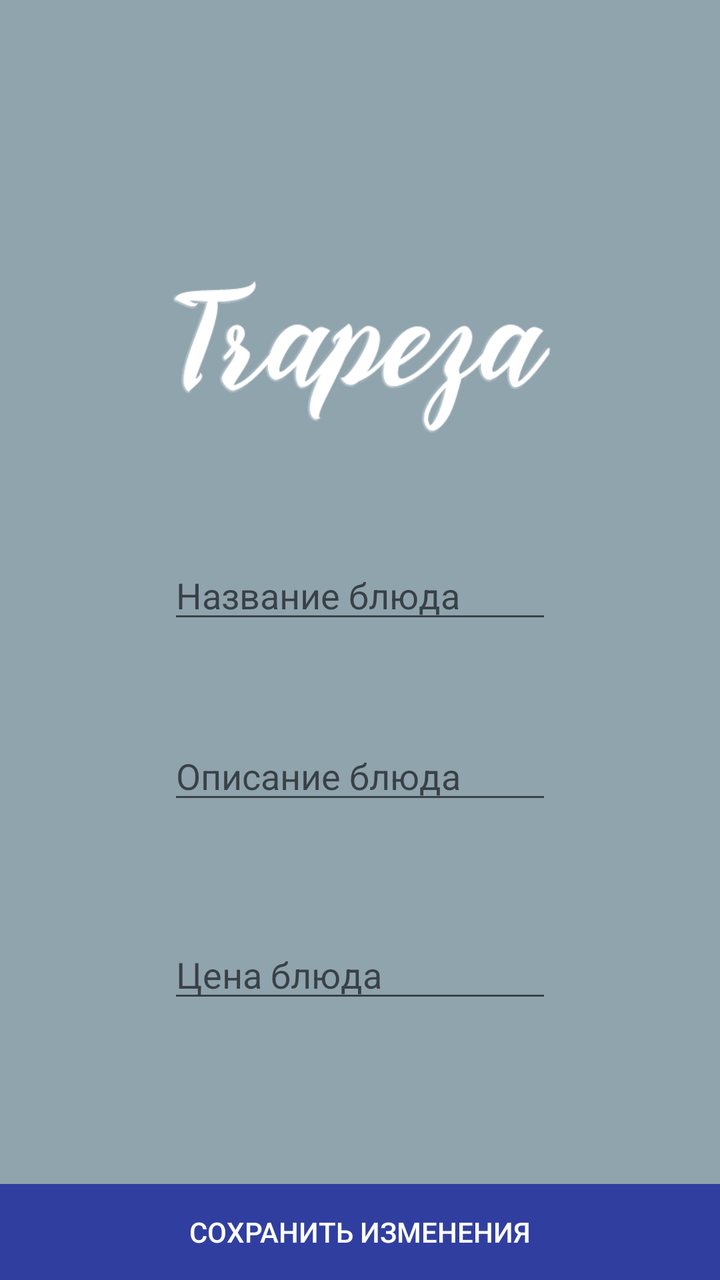
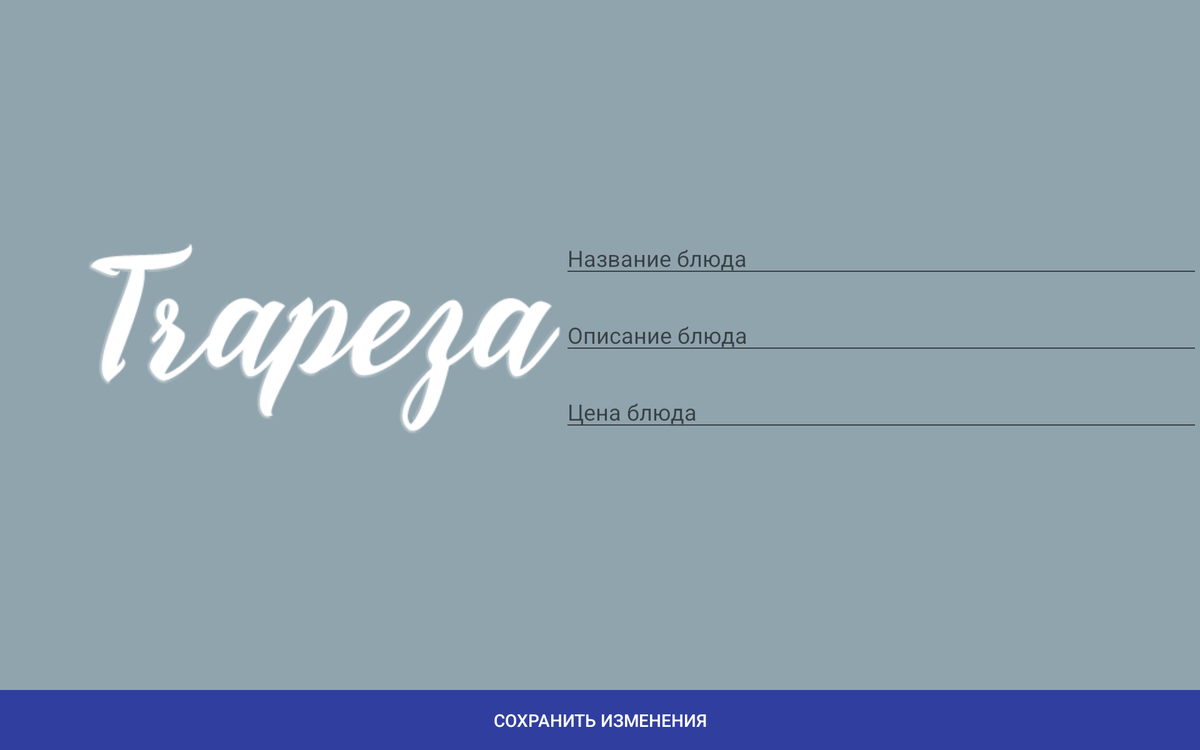

One screen, two layout resources from the same app: the default and the repository's alternative for another configuration. Each is rendered where Android would select it; the XML of both is given below.
<!-- AndroidManifest.xml: application theme AppTheme -->
<!-- res/layout/dish_configuration_fragment.xml -->
<?xml version="1.0" encoding="utf-8"?>
<LinearLayout xmlns:android="http://schemas.android.com/apk/res/android"
    xmlns:tools="http://schemas.android.com/tools"
    android:layout_width="match_parent"
    android:layout_height="match_parent"
    android:orientation="vertical"
    tools:context=".CategoryConfigurationFragment"
    android:weightSum="1">

    <RelativeLayout
        android:orientation="horizontal"
        android:layout_width="match_parent"
        android:layout_height="wrap_content"
        android:weightSum="1"
        android:background="@color/primary_light"
        android:paddingStart="25dp"
        android:layout_weight="1">

        <ImageView
            android:layout_width="192dp"
            android:layout_height="192dp"
            android:id="@+id/dish_image"
            android:minHeight="48dp"
            android:minWidth="48dp"
            android:src="@drawable/logo"
            android:layout_weight="0.49"
            android:layout_marginTop="85dp"
            android:layout_alignParentTop="true"
            android:layout_centerHorizontal="true" />

        <EditText
            android:layout_width="wrap_content"
            android:layout_height="wrap_content"
            android:id="@+id/dish_name"
            android:layout_centerVertical="true"
            android:layout_alignLeft="@+id/dish_image"
            android:layout_alignStart="@+id/dish_image"
            android:layout_alignRight="@+id/dish_image"
            android:layout_alignEnd="@+id/dish_image"
            android:hint="Название блюда"
            android:textColor="@color/abc_primary_text_material_light" />

        <EditText
            android:layout_width="wrap_content"
            android:layout_height="wrap_content"
            android:id="@+id/dish_description"
            android:layout_below="@+id/dish_name"
            android:layout_alignLeft="@+id/dish_name"
            android:layout_alignStart="@+id/dish_name"
            android:layout_marginTop="49dp"
            android:layout_alignRight="@+id/dish_image"
            android:layout_alignEnd="@+id/dish_image"
            android:hint="Описание блюда"
            android:textColor="@color/abc_primary_text_material_light" />

        <EditText
            android:layout_width="wrap_content"
            android:layout_height="wrap_content"
            android:inputType="numberSigned"
            android:ems="10"
            android:id="@+id/dish_price"
            android:layout_below="@+id/dish_description"
            android:layout_alignRight="@+id/dish_description"
            android:layout_alignEnd="@+id/dish_description"
            android:layout_marginTop="58dp"
            android:layout_alignLeft="@+id/dish_description"
            android:layout_alignStart="@+id/dish_description"
            android:hint="Цена блюда"
            android:textColor="@color/abc_primary_text_material_light" />

    </RelativeLayout>

    <Button
        android:layout_width="match_parent"
        android:layout_height="wrap_content"
        android:text="Сохранить изменения"
        android:id="@+id/save_dish_button"
        android:background="@color/primary_dark"
        android:textColor="@color/abc_primary_text_material_dark" />

</LinearLayout>
<!-- resources referenced by this layout -->
<resources>
  <color name="primary_dark">#303F9F</color>
  <color name="primary_light">#90a4ae</color>
  <!-- drawable logo: png bitmap (drawable, 15393 bytes) -->
  <style name="AppTheme" parent="Theme.AppCompat.Light.DarkActionBar">
          
          <item name="colorPrimaryDark">@color/primary_dark</item>
          <item name="colorAccent">@color/accent</item>
          <item name="colorPrimary">@color/primary</item>
          <item name="android:windowNoTitle">true</item>
      </style>
  <color name="accent">#FF4081</color>
  <color name="primary">#90a4ae</color>
</resources>
<!-- res/layout-sw600dp-land/dish_configuration_fragment.xml (the repository's variant of the layout above) -->
<!-- drawn on a 7-inch tablet turned sideways -->
<?xml version="1.0" encoding="utf-8"?>
<LinearLayout xmlns:android="http://schemas.android.com/apk/res/android"
    xmlns:tools="http://schemas.android.com/tools"
    android:layout_width="match_parent"
    android:layout_height="match_parent"
    android:orientation="vertical"
    tools:context=".CategoryConfigurationFragment"
    android:weightSum="1">

    <RelativeLayout
        android:orientation="horizontal"
        android:layout_width="match_parent"
        android:layout_height="wrap_content"
        android:weightSum="1"
        android:background="@color/primary_light"
        android:paddingStart="25dp"
        android:layout_weight="1">

        <ImageView
            android:layout_width="384dp"
            android:layout_height="384dp"
            android:id="@+id/dish_image"
            android:minHeight="48dp"
            android:minWidth="48dp"
            android:src="@drawable/logo"
            android:layout_weight="0.49"
            android:layout_centerVertical="true"
            android:layout_alignParentLeft="true"
            android:layout_alignParentStart="true"
            android:layout_marginLeft="41dp"
            android:layout_marginStart="41dp" />

        <LinearLayout
            android:orientation="vertical"
            android:layout_width="match_parent"
            android:layout_height="match_parent"
            android:layout_toRightOf="@+id/dish_image"
            android:layout_toEndOf="@+id/dish_image"
            android:layout_alignBottom="@+id/dish_image"
            android:layout_alignTop="@+id/dish_image">

            <Space
                android:layout_width="match_parent"
                android:layout_height="100dp" />

            <EditText
                android:layout_width="match_parent"
                android:layout_height="wrap_content"
                android:id="@+id/dish_name"
                android:hint="Название блюда"
                android:layout_marginBottom="10dp" />

            <EditText
                android:layout_width="match_parent"
                android:layout_height="wrap_content"
                android:id="@+id/dish_description"
                android:hint="Описание блюда"
                android:layout_marginTop="10dp"
                android:layout_marginBottom="10dp" />

            <EditText
                android:layout_width="match_parent"
                android:layout_height="wrap_content"
                android:inputType="numberSigned"
                android:ems="10"
                android:id="@+id/dish_price"
                android:hint="Цена блюда"
                android:layout_marginTop="10dp" />
        </LinearLayout>

    </RelativeLayout>

    <Button
        android:layout_width="match_parent"
        android:layout_height="wrap_content"
        android:text="Сохранить изменения"
        android:id="@+id/save_dish_button"
        android:background="@color/primary_dark"
        android:textColor="@color/abc_primary_text_material_dark" />

</LinearLayout>
